Frame 1 (no input): blank canvas, image omitted
Frame 60 (no input): blank canvas, image omitted
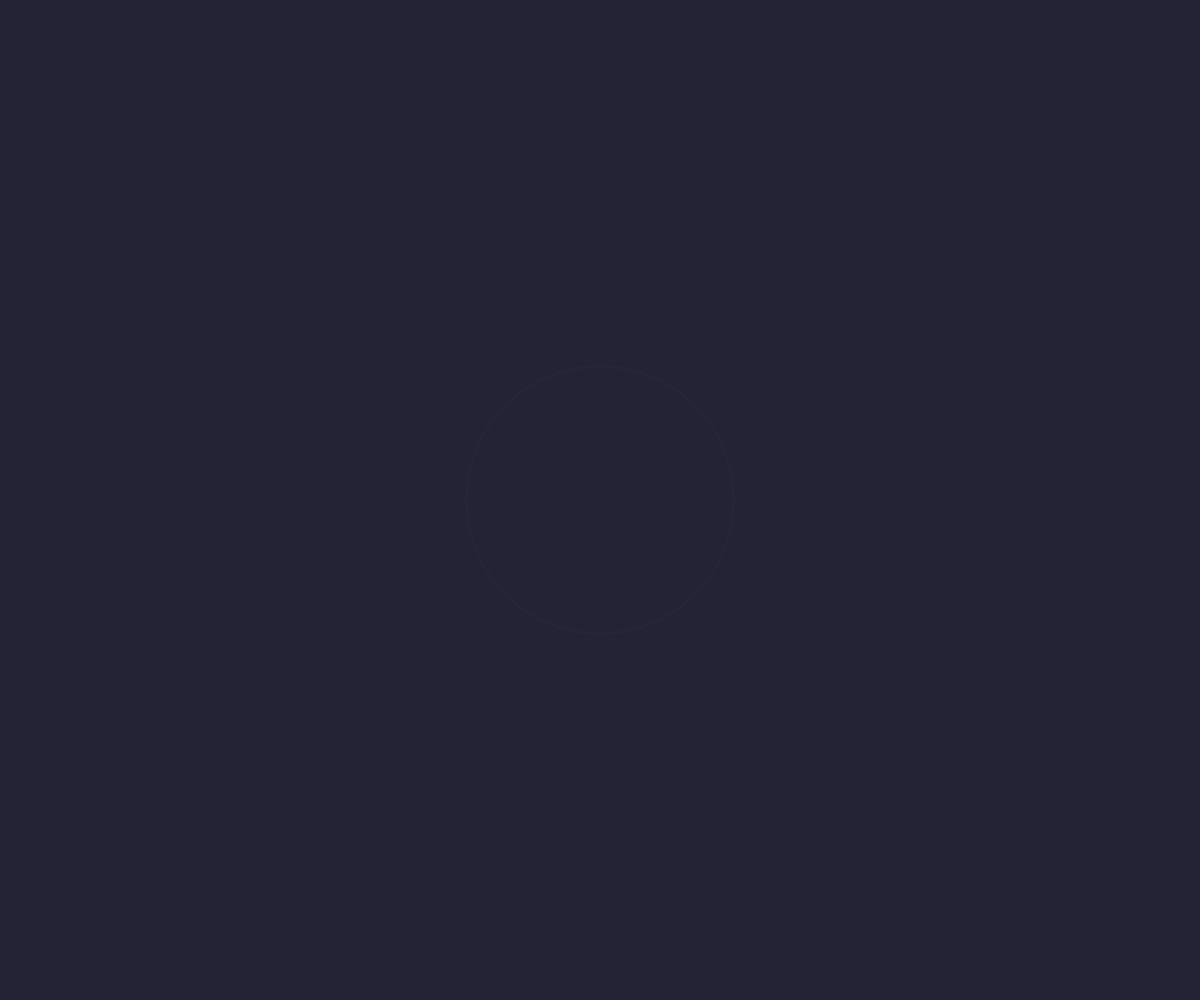
Frame 120 (the mouse pressed at the canvas centre since frame 60)

The p5.js sketch whose frames 1 and 60 were blank and that drew this single picture after the mouse press (run headless with seeded random() and noise() and a simulated clock; from frame 60 on, the mouse is pressed at the canvas centre):

// p5.js sketch
// ── sketch.js

let bg;                //Store the background color
let colorSet;          //Store all colors
let rings = [];       //Save the random parameters (position/radius/color matching) of each circle
let isPaused = false;  // --- global pause flag ---
let clickRipples = []; // Store the circular wave light generated by mouse clicks

function setup() {
  //Create a canvas as large as the current browser window
  createCanvas(windowWidth, windowHeight);

  colorSet = [
    color(36, 35, 54),     // bg
    color(255, 90, 0),   // hot orange
    color(255, 0, 110),  // magenta
    color(80, 220, 100), // mint
    color(255, 200, 0),  // yellow
    color(0, 210, 255),  // cyan
    color(140,110,255),  // violet
    color(255, 80,170),  // pink
    color(255,120, 40),  // orange2
    color(40, 255,200)   // aqua
  ];
  bg = colorSet[0];

}

function draw() {
  background(bg);

  //draw the circular wave light generated by the mouse click 
  drawClickRipples();

  for (let ring of rings){
    // Fall progress t (0-1) : Used to control the scaling and fading of halos
    // The circular figure starts from the top of the canvas and approaches 1 after passing through it
    const t = constrain((ring.y + ring.r) / (height + ring.r * 2), 0, 1);
    //constrain() It is used to limit the calculated progress value within the range of 0 to 1 to avoid exceeding the interval.
    // reference：https://p5js.org/reference/#/p5/constrain
     
    // Draw halos
    drawAura(ring, t);

    //The circular figure maintains a fixed size (does not scale with t)
      if (ring.style === 'dots') {
      drawDotMandala(ring);
    } else {
      drawCircle(ring);
    }

    // Update the falling position
    fallAndReset(ring); 
  }
}

//The halo amplifies and fades out as it falls
function drawAura(ring, t) {
  if (t <= 0) return;

  // Select a color from the palette
  const c = ring.palette[1];

  // alpha gradually decreases from 120 to 0 as it falls
  const alpha = map(t, 0, 1, 120, 0);

  // The radius has been expanded from 1.0 times to approximately 2.6 times
  const rr = ring.r * (1 + 1.6 * t);

  noStroke();
  fill(red(c), green(c), blue(c), alpha);
  circle(ring.x, ring.y, rr * 2);
}

//Control the drop and reset of the circular graphic
function fallAndReset(ring){
   // ----When the mouse approaches the circle, the circle stops falling----
  let d = dist(mouseX, mouseY, ring.x, ring.y);
  if (d < ring.r * 1.2) {
    return; // If y is not updated, the circle remains stationary
  }
    
  // ---- When the global pause occurs, all circles remain stationary----
  if (isPaused) return;
   
  ring.y += ring.vy;  // Update falling position

  if (ring.y > height + ring.r){ 
    ring.y = -ring.r;  
    ring.x = random(ring.r, width-ring.r); 
    ring.vy = random(1,3);  
    
    //random color
    ring.palette = [
      random(colorSet.slice(1)),
      random(colorSet.slice(1)),
      random(colorSet.slice(1)),
      random(colorSet.slice(1)),
      random(colorSet.slice(1))
    ];
  }
}

// ===== Change in window size=====
function windowResized(){
  resizeCanvas(windowWidth, windowHeight);
  generateLayout();
}


// ===== draw a Spokes type circle (outer ring/spoke/middle ring/lattice/center cap) =====
function drawCircle(ring){
  // outer ring
  strokeWeight(max(2, ring.r * 0.08));
  stroke(ring.palette[0]);
  noFill();
  circle(ring.x, ring.y, ring.r * 2);

  // spoke
  let nSpokes = 15;  //Number of lines
  strokeWeight(2);
  stroke(ring.palette[1]);

  for (let i = 0; i < nSpokes; i++){
    let ang = i * TWO_PI / nSpokes; 
    let x1 = ring.x + ring.r * 0.12 * cos(ang);
    let y1 = ring.y + ring.r * 0.12 * sin(ang);
    let x2 = ring.x + ring.r * 0.88 * cos(ang);
    let y2 = ring.y + ring.r * 0.88 * sin(ang);
    line(x1, y1, x2, y2);
  }

    // middle ring
  strokeWeight(max(2, ring.r * 0.04));
  stroke(ring.palette[2]);
  noFill();
  circle(ring.x, ring.y, ring.r * 1.2);


  // lattice
  // lattice A（outer ring）
  noStroke();
  fill(ring.palette[3]);       // The original color
  let dotsA = max(7, int(ring.r / 5));  
  let rA = ring.r * 0.38;

  for (let i = 0; i < dotsA; i++){
    let a = i * TWO_PI / dotsA;
    let x = ring.x + rA * cos(a);
    let y = ring.y + rA * sin(a);
    circle(x, y, 7);           // fixed size
  }


  // lattice B（inter ring）
  noStroke();
  fill(ring.palette[1]);       // Use the spoke color to create a sense of layering
  let dotsB = max(3, int(ring.r / 5));
  let rB = ring.r * 0.26;      // The radius is significantly larger than the inner circle

  for (let i = 0; i < dotsB; i++){
    let a = i * TWO_PI / dotsB; 
    let x = ring.x + rB * cos(a);
    let y = ring.y + rB * sin(a);
    circle(x, y, 6);           
  }


  // center cap
  noStroke();
  fill(ring.palette[4]);
  circle(ring.x, ring.y, ring.r * 0.24);
  fill(random(colorSet));
  circle(ring.x, ring.y, ring.r * 0.12);
}

// ===== draw a Dots type circle (outer ring/spoke/middle ring/lattice/center cap) =====
function drawDotMandala(ring){

    // spoke
  let nSpokes = 8;  //Number of lines
  strokeWeight(2);
  stroke(ring.palette[1]);

  for (let i = 0; i < nSpokes; i++){
    let ang = i * TWO_PI / nSpokes; 
    let x1 = ring.x + ring.r * 0.12 * cos(ang);
    let y1 = ring.y + ring.r * 0.12 * sin(ang);
    let x2 = ring.x + ring.r * 0.80 * cos(ang);
    let y2 = ring.y + ring.r * 0.80 * sin(ang);
    line(x1, y1, x2, y2);
  }


  // ---- inter ring ----
  let n1 = 8;                      // The number of inner circle points
  let r1 = ring.r * 0.22;          // Inner circle radius
  let s1 = ring.r * 0.10;          // The size of the inner circle point
  fill(ring.palette[2]);

  for (let i = 0; i < n1; i++){
    let a = i * TWO_PI / n1;
    let x = ring.x + r1 * cos(a);
    let y = ring.y + r1 * sin(a);
    circle(x, y, s1);
  }

  //---- middle ring ----
  let n2 = 19;
  let r2 = ring.r * 0.52;
  let s2 = ring.r * 0.08;
  fill(ring.palette[3]);

  for (let i = 0; i < n2; i++){
    let a = i * TWO_PI / n2;
    let x = ring.x + r2 * cos(a);
    let y = ring.y + r2 * sin(a);
    circle(x, y, s2);
  }

  // ---- outer ring ----
  let n3 = 24;
  let r3 = ring.r * 0.55;
  let s3 = ring.r * 0.09;
  fill(ring.palette[4]);

  for (let i = 0; i < n3; i++){
    let a = i * TWO_PI / n3;
    let x = ring.x + r3 * cos(a);
    let y = ring.y + r3 * sin(a);
    circle(x, y, s3);
  }

  // small circle in the center
  fill(ring.palette[0]);
  circle(ring.x, ring.y, ring.r * 0.20);
}
/* ============================================================
   Keyboard interaction
   D: spawn a new circle from top
   C: change palettes of all circles
   Z: clear all circles
   Space: pause / resume animation
   ============================================================ */
function keyPressed() {
  // Space → pause / resume
  if (key === ' ') {
    isPaused = !isPaused;
  }

  // D → spawn a new ring from top
  if (key === 'D' || key === 'd') {
    spawnRingFromTop();
  }

  // C → randomize palettes
  if (key === 'C' || key === 'c') {
    randomizePalettes();
  }

  // Z → clear all rings (empty canvas)
  if (key === 'Z' || key === 'z') {
    rings = [];
  }
}

// Spawn one new ring at the top, random style (spokes / dots)
function spawnRingFromTop() {
  const S = min(width, height);
  const pool = colorSet.slice(1);

  // randomly choose style
  const style = random(['spokes', 'dots']);
  let r, vy;

  if (style === 'spokes') {
    r  = random(S * 0.06, S * 0.09);
    vy = random(3.8, 4.5);
  } else {
    r  = random(S * 0.05, S * 0.08);
    vy = random(2.5, 3.5);
  }

  const x = random(r + 20, width - r - 20);
  const y = -r; // start just above the canvas

  const palette = [
    random(pool),
    random(pool),
    random(pool),
    random(pool),
    random(pool)
  ];

  rings.push({ x, y, r, palette, style, vy });
}

// Randomize palette for all existing rings
function randomizePalettes() {
  const pool = colorSet.slice(1);
  for (let ring of rings) {
    ring.palette = [
      random(pool),
      random(pool),
      random(pool),
      random(pool),
      random(pool)
    ];
  }
}

/* ============================================================
   Mouse interaction
   This part is based on a YouTube tutorial: https://www.youtube.com/watch?v=9lEaYKP7yV0
   ============================================================ */
   
   // Draw all the circular wave light generated by clicks (diffusion + fading)
function drawClickRipples() {
  for (let i = clickRipples.length - 1; i >= 0; i--) {
    let rpl = clickRipples[i];

    let t = rpl.life / rpl.maxLife;           // Calculate the animation progress from 0 to 1
    let alpha = map(t, 0, 1, 180, 0);         // Transparency gradually changes from 180 to 0，Refer to the official p5.js: https://p5js.org/reference/p5/map/
    let radius = rpl.baseR * (1 + 1.8 * t);   // The radius gradually increases, spreading like water waves

    noFill();
    strokeWeight(3);
    stroke(red(rpl.col), green(rpl.col), blue(rpl.col), alpha);
    circle(rpl.x, rpl.y, radius * 2);

    if (!isPaused) {
      rpl.life++;  //Only update the lifespan, no further drops
    }

    //Delete after exceeding its lifespan
    if (rpl.life >= rpl.maxLife) {
      clickRipples.splice(i, 1);              
    }
  }
}


//A circular wave is generated when the mouse clicks on the background
function mousePressed() {
  // Respond only within the canvas range
  if (mouseX < 0 || mouseX > width || mouseY < 0 || mouseY > height) return;
  
  const pool = colorSet.slice(1);  
  // slice() is used to create a new sub-array from colorSet beginning at index 1
  // Reference for the usage of functions in official p5.js: https://p5js.org/reference/p5/splice/
  let col = random(pool);

  clickRipples.push({
    x: mouseX,
    y: mouseY,
    baseR: random(40, 80), //Initial size
    life: 0,
    maxLife: 60,           //frames
    col
  });
}
